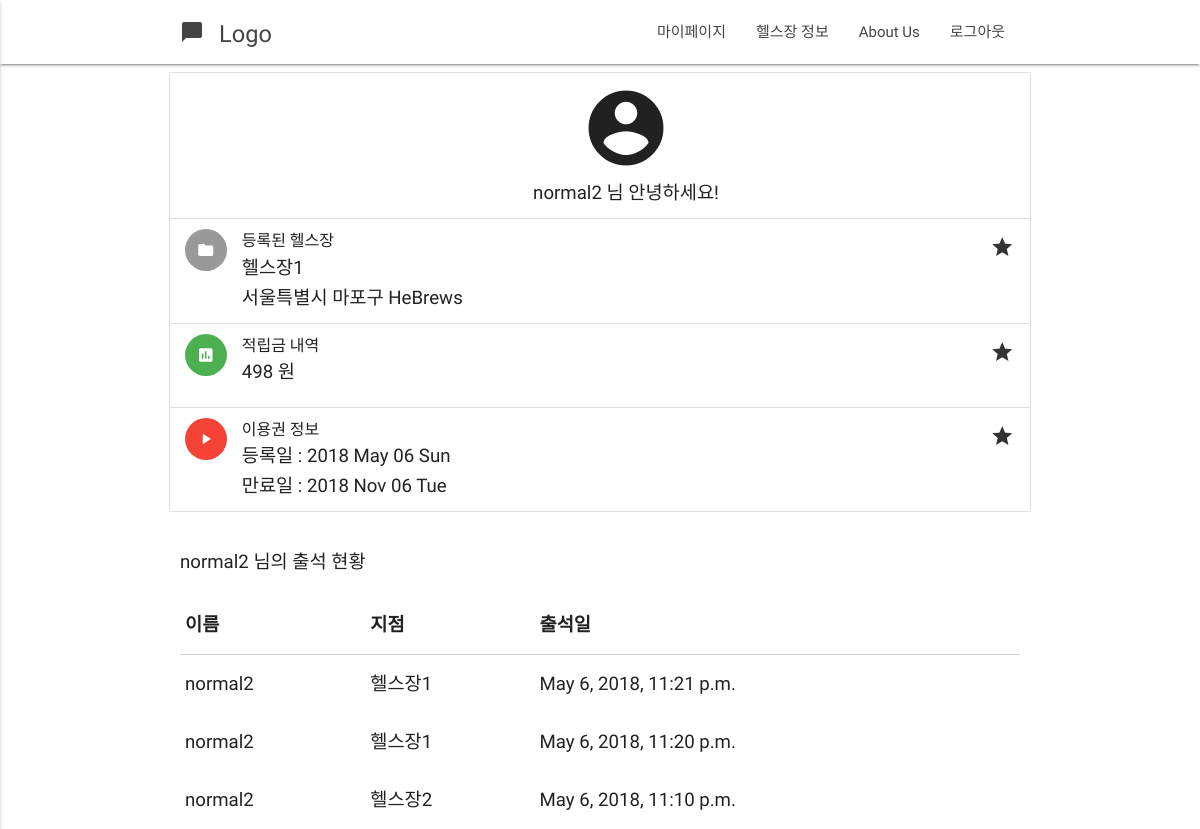
The page /profiles/mypage/ (signed in) on the database as committed earlier.
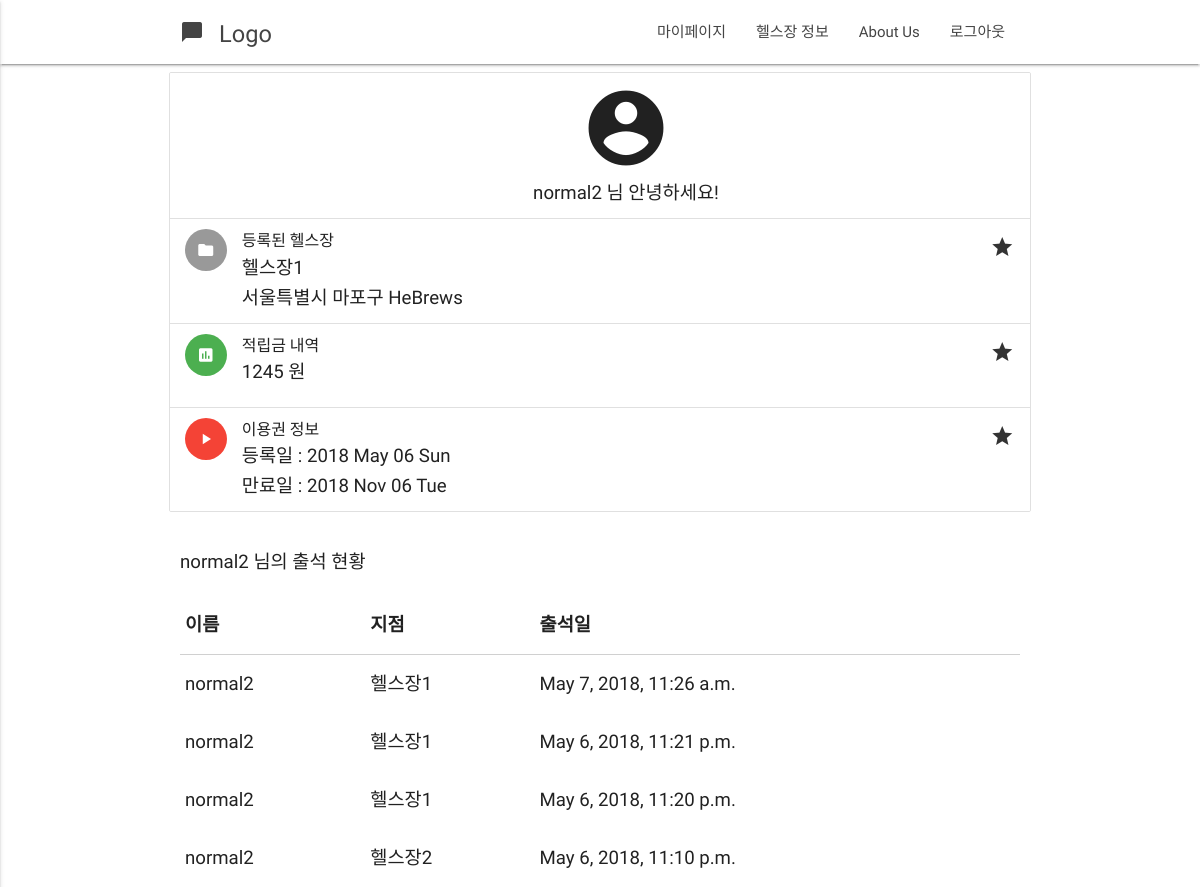
The same page on the database as committed later.
### profiles/models.py (models this page shows, shortened)
class Profile(models.Model):
    user             = models.OneToOneField(User) # user.profile
    email            = models.CharField(max_length = 120)
    real_name        = models.CharField(max_length = 120, null=True)
    sex              = models.CharField(max_length = 50, null=True)
    followers        = models.ManyToManyField(User, related_name='followers', blank=True)
    following        = models.ManyToManyField(User, related_name='following', blank=True)
    timestamp        = models.DateTimeField(auto_now_add=True)
    updated          = models.DateTimeField(auto_now=True)
    healthclub       = models.ForeignKey(HealthClub, null=True)
    is_health_master = models.BooleanField(default = False)
    unit_cash        = models.IntegerField(default = 0)
    cash             = models.IntegerField(default = 0)
    healthclub_price = models.IntegerField(default = 0)
    start_date       = models.DateTimeField(null=True)
    expire_date      = models.DateTimeField(null=True)

### healthclub/models.py (models this page shows, shortened)
class HealthClub(models.Model):
    name      = models.CharField(max_length = 120)
    address   = models.CharField(max_length = 200)
    master    = models.ForeignKey(User)
    photo     = models.ImageField(blank=True)
    member    = models.IntegerField(default = 0)
    price1    = models.IntegerField(default = 0, blank = True)
    price2    = models.IntegerField(default = 0, blank = True)
    price3    = models.IntegerField(default = 0, blank = True)
    price6    = models.IntegerField(default = 0, blank = True)
    price12   = models.IntegerField(default = 0, blank = True)
    detail   = models.CharField(max_length = 1000, blank = True)
    timestamp = models.DateTimeField(auto_now=True)
    updated = models.DateTimeField(auto_now_add=True)

class HealthDiary(models.Model):
    user = models.ForeignKey(settings.AUTH_USER_MODEL)
    healthclub = models.ForeignKey(HealthClub)
    timestamp = models.DateTimeField(auto_now=True)

### profiles/views.py (the view)
def mypage(request):
    user = request.user
    profile = Profile.objects.all().get(user=user)
    record = HealthDiary.objects.all().filter(user=request.user)
    context = {'profile' : profile, 'username' : user.username, 'record' : record}
    return render(request, 'mypage.html', context)

### templates/mypage.html (shortened to what this page needs)
{% extends "base.html"  %}
{% load staticfiles %}
{%block content%}
<div class="container">
    <div class="row">
        <ul class="collection">
            <li class="collection-item avatar">
              <center>
                <i class="large material-icons">account_circle</i>
                <p>{{username}} 님 안녕하세요!</p>
              </center>
            </li>
            <li class="collection-item avatar">
              <i class="material-icons circle">folder</i>
              <span class="title">등록된 헬스장</span>
              <p>{{profile.healthclub.name}} <br>
                 {{profile.healthclub.address}}
              </p>
              <a href="#!" class="secondary-content"><i class="material-icons">grade</i></a>
            </li>
            <li class="collection-item avatar">
              <i class="material-icons circle green">insert_chart</i>
              <span class="title">적립금 내역</span>
              <p>{{profile.cash}} 원</p>
              <a href="#!" class="secondary-content"><i class="material-icons">grade</i></a>
            </li>
            <li class="collection-item avatar">
              <i class="material-icons circle red">play_arrow</i>
              <span class="title">이용권 정보</span>
              <p> 등록일 : {{profile.start_date|date:"Y M d D"}}
              <br>
                  만료일 : {{profile.expire_date|date:"Y M d D"}}
              </p>
              <a href="#!" class="secondary-content"><i class="material-icons">grade</i></a>
            </li>
        </ul>
    </div>
    <p>{{username}} 님의 출석 현황</p>
    <table>
        <thead>
          <tr>
              <th>이름</th>
              <th>지점</th>
              <th>출석일</th>
          </tr>
        </thead>
        <tbody>
            {% for r in record reversed%}
          <tr>
            <td>{{r.user.username}}</td>
            <td>{{r.healthclub.name}}</td>
            <td>{{r.timestamp}}</td>
          </tr>
             {% endfor %}
        </tbody>
    </table>
</div>
{% endblock content %}

### templates/base.html (shortened to what this page needs)
{% load staticfiles %}
<!DOCTYPE html>
<html lang="en">
<head>
  <link href="{% static 'css/materialize.css' %}" type="text/css" rel="stylesheet" media="screen,projection"/>
  <link href="{% static 'css/style.css' %}" type="text/css" rel="stylesheet" media="screen,projection"/>
</head>
<body>
    <nav class="white" role="navigation" >
    <div class="nav-wrapper container">
      <a id="logo-container" href="/" class="brand-logo"> <small>Logo</small><i class="large material-icons">chat_bubble</i></a>
      <ul class="right hide-on-med-and-down">
        {% if request.user.is_anonymous %}
        <li><a href="/login">로그인</a></li>
        <li><a href="/register">회원 가입</a></li>
        <li><a href="/healthclub/list">헬스장 정보</a></li>
        <li><a href="/">About Us</a></li>
        {% elif request.user.profile.is_health_master %}
        <li><a href="/">고객 현황</a></li>
        <li><a href="/healthclub/list">헬스장 정보</a></li>
        <li><a href="/healthclub/create">헬스장 등록 / 정보 변경</a></li>
        <li><a href="/logout">로그아웃</a></li>
        {% else %}
        <li><a href="/profiles/mypage">마이페이지</a></li>
        <li><a href="/healthclub/list">헬스장 정보</a></li>
        <li><a href="/">About Us</a></li>
        <li><a href="/logout">로그아웃</a></li>
        {% endif %}
      </ul>
    </div>
  </nav>
    {% block content %}{% endblock %}
</body>
</html>

### static/css/style.css (style rules this page uses)
nav ul a, nav .brand-logo { color: #444; }
p { line-height: 2rem; }

### templates/mypage.html (style rules this page uses)
body, input { font-size:14pt }

Rows that differ between the two databases and show on the page:
changed Profile "헬스장1": cash "498" → "1245"
added HealthDiary: user.username "normal2", healthclub.name "헬스장1", timestamp "May 7, 2018, 11:26 a.m."
